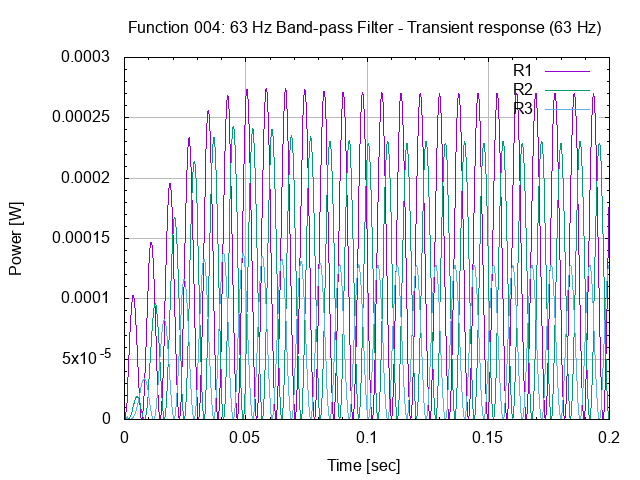

Reproduce this figure in gnuplot.
# setup terminal
set term png

# setup graph
set output "26.004.00.03.01.png"
set title "Function 004: 63 Hz Band-pass Filter - Transient response (63 Hz)"

# setup Y-axis
set grid ytics lt 1 lw 1 lc rgb "#bbbbbb"
set mytics
set ylabel "Power [W]"

# setup X-axis
set grid xtics lt 1 lw 1 lc rgb "#bbbbbb"
set mxtics
set xlabel "Time [sec]"

# setup plot style
set style data lines
plot '26.004.00.03.01.dat' using 1:2 title "R1", \
     '26.004.00.03.01.dat' using 1:3 title "R2", \
     '26.004.00.03.01.dat' using 1:4 title "R3"

# set output back to default
set output

# reset terminal type
set terminal pop
